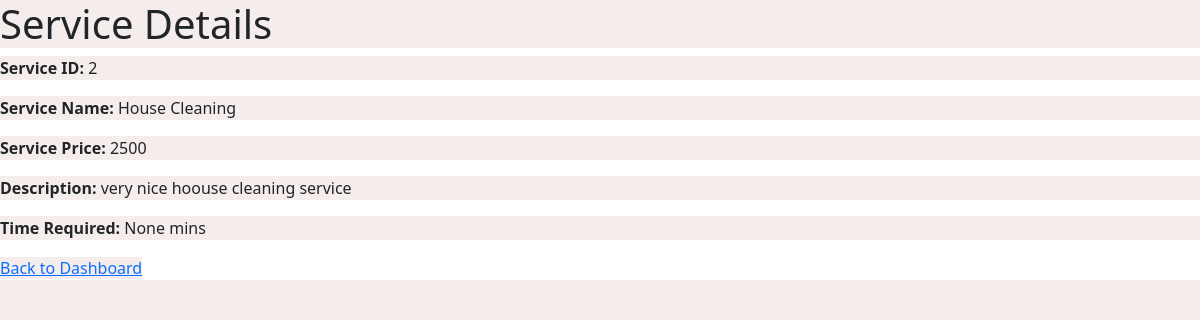
Screenshot of /service/2 with the database file from the repository.
### backend/models.py (models this page shows)
class Service(db.Model):
    __tablename__ = "service"
    id = db.Column(db.Integer, primary_key=True, autoincrement=True)
    name = db.Column(db.String, nullable=False)
    base_price = db.Column(
        db.Integer, nullable=False
    )  # Changed 'price' to 'base_price'
    time_required = db.Column(db.Integer, nullable=True)
    description = db.Column(db.String, nullable=False)
    professional_services = db.relationship(
        "ProfessionalService", back_populates="service"
    )

### backend/controller.py (the view)
@app.route("/service/<int:service_id>", methods=["GET"])
def service_details(service_id):
    service = Service.query.get(service_id)
    if service:
        return render_template("service_details.html", service=service)
    else:
        return "Service not found", 404

### templates/service_details.html (shortened to what this page needs)
<!DOCTYPE html>
<html lang="en">
<head>
  <link rel="stylesheet" href="/static/style.css" />
  <link href="https://cdn.jsdelivr.net/npm/bootstrap@5.0.2/dist/css/bootstrap.min.css" rel="stylesheet"
 />
</head>
<body>
  <h1>Service Details</h1>
  <p><strong>Service ID:</strong> {{ service.id }}</p>
  <p><strong>Service Name:</strong> {{ service.name }}</p>
  <p><strong>Service Price:</strong> {{ service.base_price }}</p>
  <p><strong>Description:</strong> {{ service.description }}</p>
  <p><strong>Time Required:</strong> {{ service.time_required }} mins</p>
  <a href="{{ url_for('user_login') }}">Back to Dashboard</a>
</body>
</html>

### static/style.css (style rules this page uses)
* { margin: 0; background-color: #f5ecec; }
a { color: black; }

### rows the page displays
Service: id "2", name "House Cleaning", base_price "2500", description "very nice hoouse cleaning service", time_required "None"
